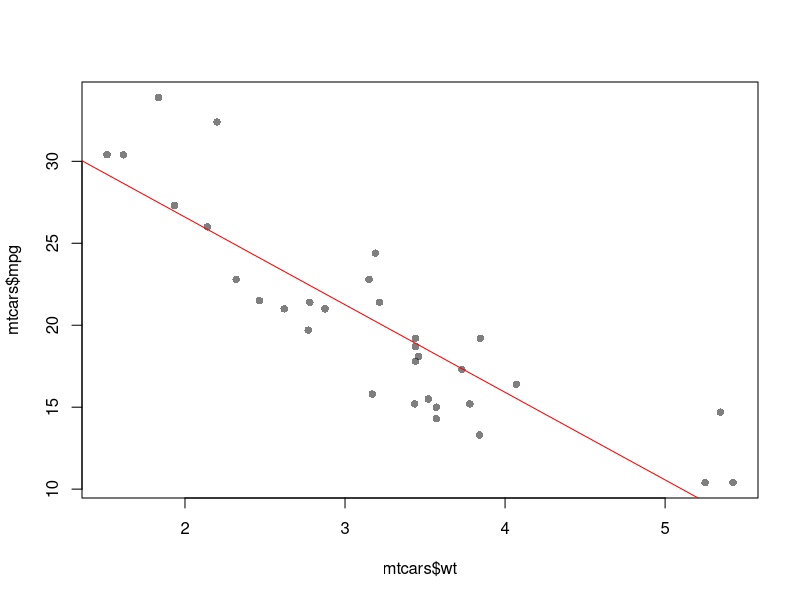
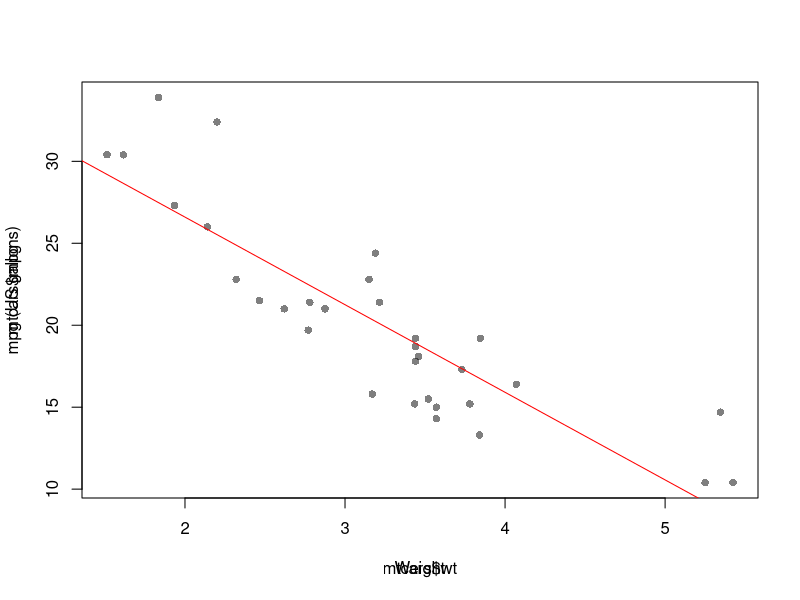
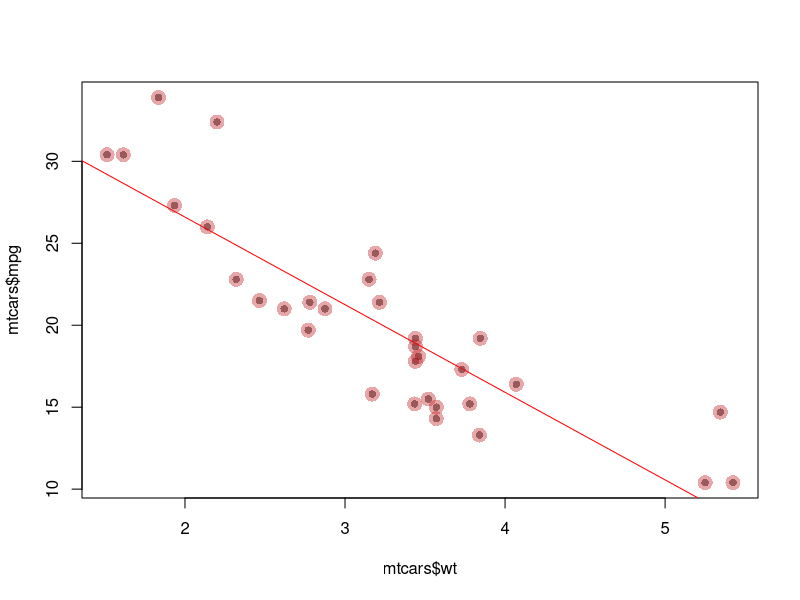
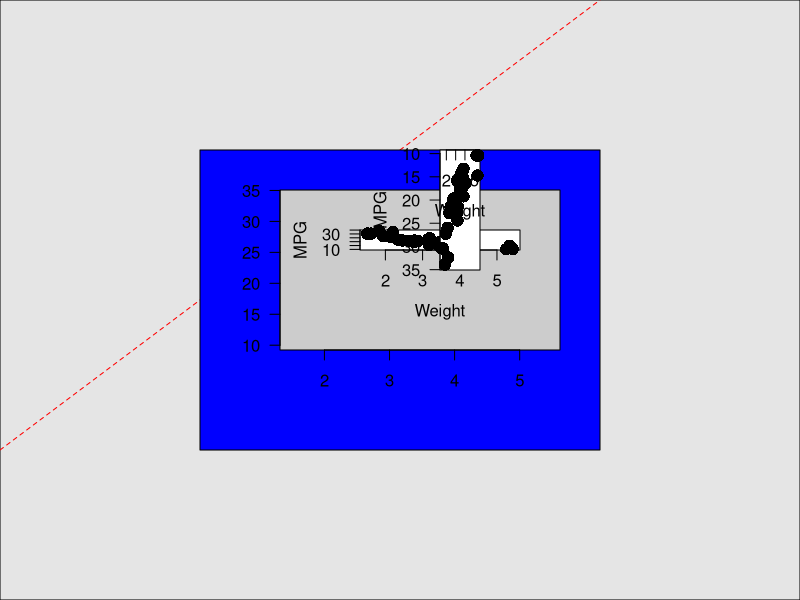
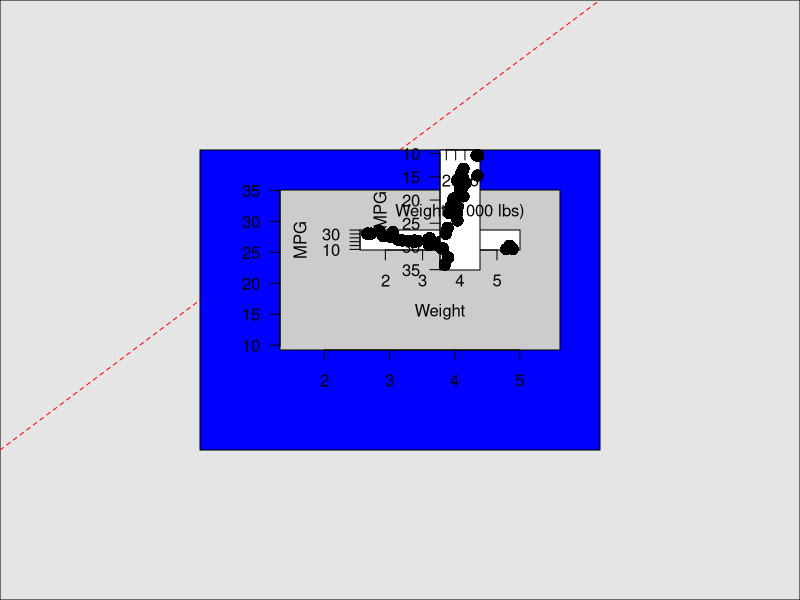
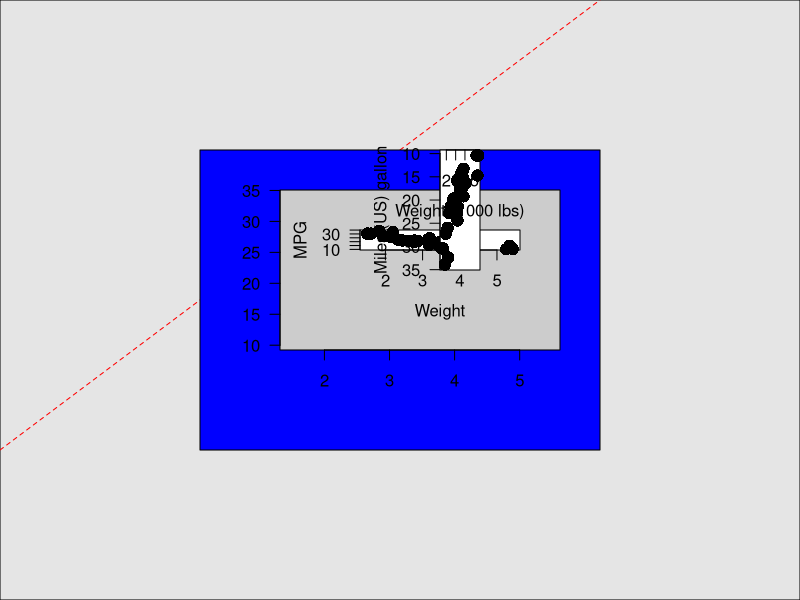
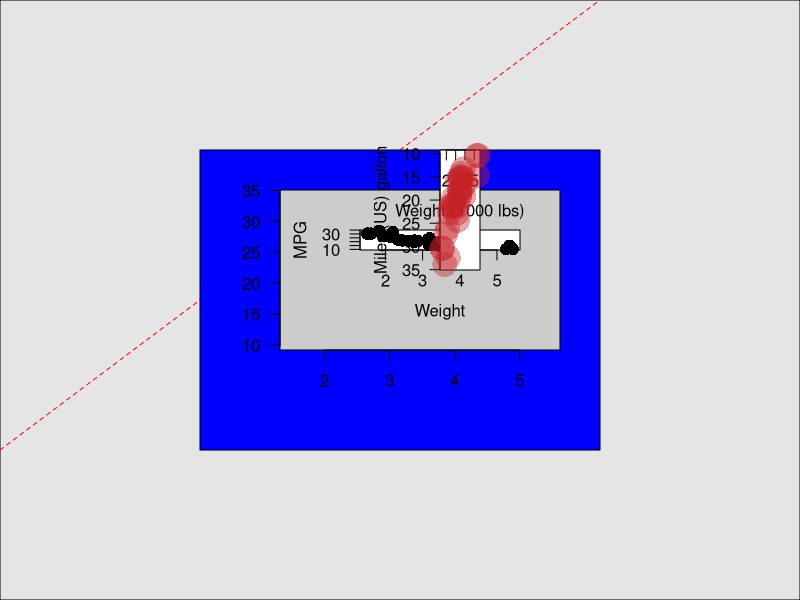
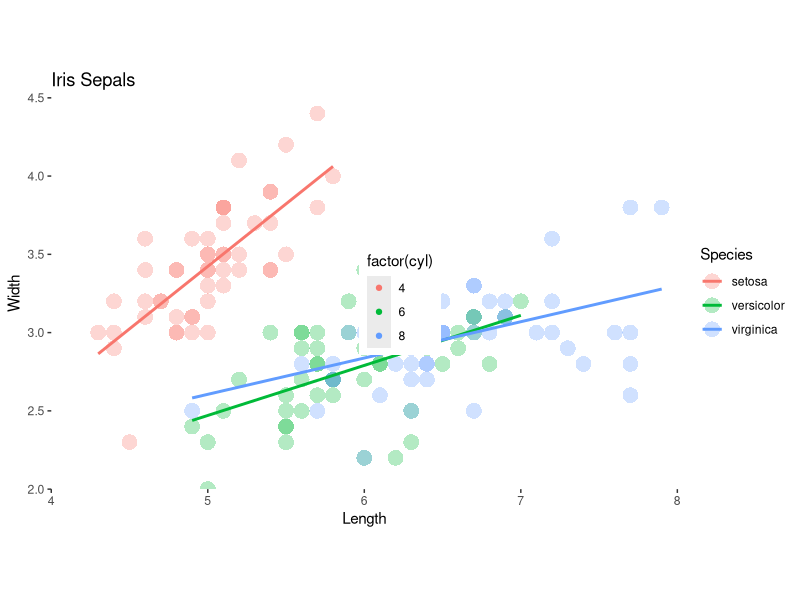

Write the R code that produced these figures, in order. (Note: this script raises an error after producing the figures.)
## ---- chunk 1
knitr::opts_chunk$set(error = TRUE, collapse = TRUE, comment = "#>")
## ---- chunk 2
library(readr)
library(dplyr)
library(ggplot2)
# library(ggplot2movies)
library(tidyr)
library(skimr)
library(knitr)
library(kableExtra)
library(RColorBrewer)
library(grid)
library(ggthemes)
library(forcats)
library(GGally)
library(here)
library(hexbin)
## ---- chunk 3
# a scatter plot of mtcars variable wt and mpg 

plot(mtcars$wt, mtcars$mpg, pch = 16, col = "#00000080")
abline(lm(mpg ~ wt, data = mtcars), col = "red")

# base package - change labels
plot(mtcars$wt, mtcars$mpg, pch = 16, col = "#00000080")
abline(lm(mpg ~ wt, data = mtcars), col = "red")
mtext("Weight", 1, 3)
mtext("mpg (US gallons)", 2, 3)

# base package - change dots
plot(mtcars$wt, mtcars$mpg, pch = 16, col = "#00000080")
abline(lm(mpg ~ wt, data = mtcars), col = "red")
points(mtcars$wt, mtcars$mpg, pch = 16,
col = "#C3212766", cex = 2)

# base package - restart
plot(mtcars$wt, mtcars$mpg, pch = 16, col = "#C3212766",
     cex = 2, xlab = "Weight", ylab = "mpg (US gallons)")
abline(lm(mpg ~ wt, data = mtcars), col = "red")
## ---- chunk 4
# Draw rectangle in null viewport
grid.rect(gp = gpar(fill = "grey90"))
# vp <- viewport(x = 0.5, y = 0.5, w = 0.5, h = 0.5,
#                just = "center")
# pushViewport(vp)

# Write text in null viewport
grid.text("null viewport")

# Draw a line
grid.lines(x = c(0, 0.75), y = c(0.25, 1),
          gp = gpar(lty = 2, col = "red"))
## ---- chunk 5
# Populate null viewport
grid.rect(gp = gpar(fill = "grey90"))
grid.text("null viewport")
grid.lines(x = c(0,0.75), y = c(0.25, 1),
           gp = gpar(lty = 2, col = "red"))

# Create new viewport: vp
vp <- viewport(x = 0.5, y = 0.5, w = 0.5, h = 0.5, just = "center")

# Push vp
pushViewport(vp)

# Populate new viewport with rectangle
grid.rect(gp = gpar(fill = "blue"))
## ---- chunk 6
# 1 - Create plot viewport: pvp
mar <- c(5, 4, 2, 2)
pvp <- plotViewport(mar)

# 2 - Push pvp
pushViewport(pvp)

# 3 - Add rectangle
grid.rect(gp = gpar(fill = "grey80"))

# Create data viewport: dvp
dvp <- dataViewport(xData = mtcars$wt, yData = mtcars$mpg)

# 4 - Push dvp
pushViewport(dvp)

# Add two axes
grid.xaxis()
grid.yaxis()

## ---- chunk 7
# Work from before
pushViewport(plotViewport(c(5, 4, 2, 2)))
grid.rect(gp = gpar())
pushViewport(dataViewport(xData = mtcars$wt, yData = mtcars$mpg))
grid.xaxis()
grid.yaxis()

# 1 - Add text to x axis
grid.text("Weight", y = unit(-3, "lines"))

# 2 - Add text to y axis
grid.text("MPG", x = unit(-3, "lines"), rot = 90)

# 3 - Add points
grid.points(x = mtcars$wt, y = mtcars$mpg, pch = 16)
## ---- chunk 8
# Work from before
pushViewport(plotViewport(c(5, 4, 2, 2)))
grid.rect(gp = gpar())
pushViewport(dataViewport(xData = mtcars$wt, yData = mtcars$mpg))
grid.xaxis()
grid.yaxis()

# Work from before - add names
grid.text("Weight", y = unit(-3, "lines"), name = "xaxis")
grid.text("MPG", x = unit(-3, "lines"), rot = 90, name = "yaxis")
grid.points(x = mtcars$wt, y = mtcars$mpg, pch = 16, name = "datapoints")

# Edit "xaxis"
grid.edit("xaxis", label = "Weight (1000 lbs)")

# Edit "yaxis"
grid.edit("yaxis", label = "Miles/(US) gallon")

# Edit "datapoints"
grid.edit("datapoints",
          gp = gpar(col = "#C3212766", cex = 2)) 
# cex = character expansion
## ---- chunk 9
p <- ggplot(iris, aes(x = Sepal.Length,
                      y = Sepal.Width,
                      col = Species)) +
  geom_point(alpha = 0.3, size = 5, shape = 16) +
  # changed geom_smooth to stat_smooth
  # same outcome
  stat_smooth(method = "lm", se = FALSE) +
  scale_y_continuous("Width", limits = c(2, 4.5), expand = c(0,0)) +
  scale_x_continuous("Length", limits = c(4, 8), expand = c(0,0)) +
  coord_equal() +
  ggtitle("Iris Sepals") +
  theme(rect = element_blank())
p

# generate grob table for plot p
g <- ggplotGrob(p) 
g 
## ---- chunk 10
# A simple plot p
p <- ggplot(mtcars, aes(x = wt, y = mpg, col = factor(cyl))) + geom_point()

# Create gtab with ggplotGrob()
gtab <- ggplotGrob(p)

# Print out gtab
gtab

# Extract the grobs from gtab
g <- gtab$grobs

# Draw only the legend
legend_index <- which(vapply(g, inherits, what = "gtable", logical(1)))
grid.draw(g[[legend_index]])
## ---- chunk 11
library(gtable)

# Code from before
p <- ggplot(mtcars, aes(x = wt, y = mpg, col = factor(cyl))) + geom_point()
gtab <- ggplotGrob(p)
g <- gtab$grobs
legend_index <- which(vapply(g, inherits, what = "gtable", logical(1)))
grid.draw(g[[legend_index]])

# 1 - Show layout of legend grob
gtable_show_layout(g[[legend_index]])

# Create text grob
my_text <- textGrob(label = "Motor Trend, 1974", gp = gpar(fontsize = 7, col = "gray25"))

# 2 - Use gtable_add_grob to modify original gtab
new_legend <- gtable_add_grob(gtab$grobs[[legend_index]], my_text, 3, 2)

# 3 - Update in gtab
gtab$grobs[[legend_index]] <- new_legend

# 4 - Draw gtab
grid.draw(gtab)
## ---- chunk 12
names(p)
p$data
p$layers
p$scales
p$theme
p$coordinates
p$facet
p$plot_env
p$labels
## ---- chunk 13
# Simple plot p
p <- ggplot(mtcars, aes(x = wt, y = mpg, col = factor(cyl))) + geom_point()

# Examine class() and names()
class(p)
names(p)

# Print the scales sub-list
p$scales$scales

# Update p
p <- p +
  scale_x_continuous("Length", limits = c(4, 8), expand = c(0, 0)) +
  scale_y_continuous("Width", limits = c(2, 4.5), expand = c(0, 0))

# Print the scales sub-list
p$scales$scales
## ---- chunk 14
# Box plot of mtcars: p
p <- ggplot(mtcars, aes(x = factor(cyl), y = wt)) + geom_boxplot()

# Create pbuild
pbuild <- ggplot_build(p)

# a list of 3 elements
names(pbuild)

# Print out each element in pbuild
pbuild$data
pbuild$layout
pbuild$plot

# Create gtab from pbuild
gtab <- ggplot_gtable(pbuild)

# Draw gtab
grid.draw(gtab)
## ---- chunk 15
# Box plot of mtcars: p
p <- ggplot(mtcars, aes(x = factor(cyl), y = wt)) + geom_boxplot()

# Build pdata
pdata <- ggplot_build(p)$data

# confirm that the first element of the list is a data frame
class(pdata[[1]])

# Isolate this data frame
my_df <- pdata[[1]]

# The x labels
my_df$group <- c("4", "6", "8")

# Print out specific variables
my_df[c(1:6, 11)]
## ---- chunk 16
library(plyr)
library(gridExtra)

my_plots <- dlply(mtcars, .(cyl), function(df) {
  ggplot(df, aes(mpg, wt)) +
    geom_point() +
    xlim(range(mtcars$mpg)) +
    ylim(range(mtcars$wt)) +
    ggtitle(paste(df$cyl[1], "cylinders"))})

length(my_plots)

names(my_plots)
## ---- chunk 17
# Add a theme (legend at the bottom)
g1 <- ggplot(mtcars, aes(wt, mpg, col = cyl)) +
  geom_point(alpha = 0.5) +
  theme(legend.position = "bottom")

# Add a theme (no legend)
g2 <- ggplot(mtcars, aes(disp, fill = cyl)) +
  geom_histogram(position = "identity", alpha = 0.5, binwidth = 20) +
  theme(legend.position = "none")

# Load gridExtra
library(gridExtra)

# Call grid.arrange()
grid.arrange(g1, g2, ncol = 2)
## ---- chunk 18
# ggplot2, grid and gridExtra have been loaded for you
# Definitions of g1 and g2
g1 <- ggplot(mtcars, aes(wt, mpg, col = cyl)) +
  geom_point() +
  theme(legend.position = "bottom")

g2 <- ggplot(mtcars, aes(disp, fill = cyl)) +
  geom_histogram(binwidth = 20) +
  theme(legend.position = "none")

# Extract the legend from g1
my_legend <- ggplotGrob(g1)$grobs[[legend_index]]  

# Create g1_noleg
g1_noleg <- g1 + 
    theme(legend.position = "none")

# Calculate the height: legend_height
legend_height <- sum(my_legend$heights)

# Arrange g1_noleg, g2 and my_legend
grid.arrange(g1_noleg, g2, my_legend,
             layout_matrix = matrix(c(1, 3, 2, 3), ncol = 2),
             heights = unit.c(unit(1, "npc") - legend_height, legend_height))
